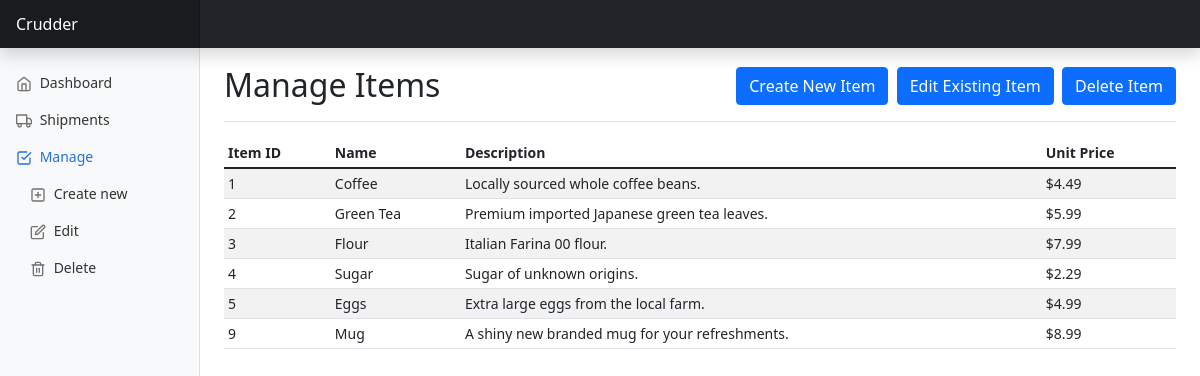
/manage, run on the app's committed database.
### tables this page shows
CREATE TABLE items (
  id INTEGER PRIMARY KEY AUTOINCREMENT,
  name TEXT,
  description TEXT,
  price REAL
);

### app.py (the view)
@app.route('/manage')
def manage():
    conn = db.get_db_connection()
    items = db.execute_query(
        conn=conn,
        query=constants.GET_ITEMS_QUERY
    ).fetchall()
    conn.close()
    return render_template('manage.html', items=items)

### db.py (called while the page is built)
def get_db_connection(db='database.db'):
    conn = sqlite3.connect(db)
    conn.row_factory = sqlite3.Row
    return conn

def get_db_cursor(conn):
    return conn.cursor()

def execute_query(conn, query, args=None):
    cursor = get_db_cursor(conn)
    if args:
        cursor.execute(query, args)
    else:
        cursor.execute(query)
    conn.commit()
    return cursor

### templates/manage.html (shortened to what this page needs)
{% extends "base.html" %}
{% block sidebar %}
  <li class="nav-item">
    <a class="nav-link" href="/index">
      <span data-feather="home"></span>
      Dashboard
    </a>
  </li>
  <li class="nav-item">
    <a class="nav-link" href="/shipments">
      <span data-feather="truck"></span>
      Shipments
    </a>
  </li>
  <li class="nav-item">
    <a class="nav-link active" aria-current="page" href="/manage">
      <span data-feather="check-square"></span>
      Manage
    </a>
    <ul class="nav flex-column">
      <li class="nav-item"><a class="nav-link" href="/manage/create">
        <span data-feather="plus-square"></span>
        Create new
      </a>
      </li>
      <li class="nav-item"><a class="nav-link" href="/manage/edit">
        <span data-feather="edit"></span>
        Edit
      </a>
      </li>
      <li class="nav-item"><a class="nav-link" href="/manage/delete">
        <span data-feather="trash-2"></span>
        Delete
      </a>
      </li>
    </ul>
  </li>
{% endblock %}
{% block header %}Manage Items{% endblock %}
{% block task_buttons %}
  <a href="/manage/create" class="btn btn-primary">Create New Item</a>
  <a href="/manage/edit" class="btn btn-primary">Edit Existing Item</a>
  <a href="/manage/delete" class="btn btn-primary">Delete Item</a>
{% endblock %}
{% block content %}
  <div class="table-responsive">
    <table class="table table-striped table-sm">
      <thead>
        <tr>
          <th scope="col">Item ID</th>
          <th scope="col">Name</th>
          <th scope="col">Description</th>
          <th scope="col">Unit Price</th>
        </tr>
      </thead>
      <tbody>
      {% for item in items %}
        <tr>
          <td>{{ item["id"] }}</td>
          <td>{{ item["name"] }}</td>
          <td>{{ item["description"] }}</td>
          <td>{{ "${:.2f}".format(item["price"]) }}</td>
        </tr>
      {% endfor %}</tbody>
    </table>
  </div>
{% endblock %}

### static/dashboard.css (style rules this page uses)
body { font-size: .875rem; }
li > ul > li { padding-left: 1em; }
.feather { width: 16px; height: 16px; vertical-align: text-bottom; }
.sidebar .nav-link { font-weight: 500; color: #333; }
.sidebar .nav-link .feather { margin-right: 4px; color: #727272; }
.sidebar .nav-link.active { color: #2470dc; }
.sidebar .nav-link:hover .feather, .sidebar .nav-link.active .feather { color: inherit; }

### data on the page
items: id "1", name "Coffee", description "Locally sourced whole coffee beans.", price "$4.49"
items: id "2", name "Green Tea", description "Premium imported Japanese green tea leaves.", price "$5.99"
items: id "3", name "Flour", description "Italian Farina 00 flour.", price "$7.99"
items: id "4", name "Sugar", description "Sugar of unknown origins.", price "$2.29"
items: id "5", name "Eggs", description "Extra large eggs from the local farm.", price "$4.99"
items: id "9", name "Mug", description "A shiny new branded mug for your refreshments.", price "$8.99"
